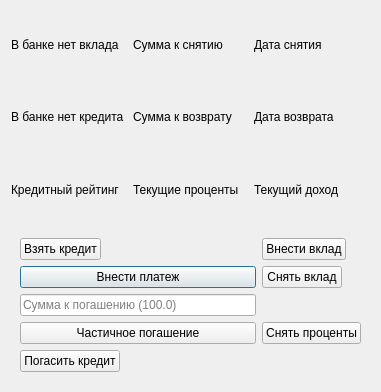
<?xml version="1.0" encoding="UTF-8"?>
<ui version="4.0">
 <class>Bamk</class>
 <widget class="QDialog" name="Bamk">
  <property name="geometry">
   <rect>
    <x>0</x>
    <y>0</y>
    <width>381</width>
    <height>392</height>
   </rect>
  </property>
  <property name="minimumSize">
   <size>
    <width>381</width>
    <height>392</height>
   </size>
  </property>
  <property name="font">
   <font>
    <family>Arial</family>
   </font>
  </property>
  <property name="windowTitle">
   <string>Банк</string>
  </property>
  <layout class="QGridLayout" name="gridLayout">
   <item row="2" column="0">
    <widget class="QLabel" name="deposit_status">
     <property name="text">
      <string>В банке нет вклада</string>
     </property>
     <property name="wordWrap">
      <bool>true</bool>
     </property>
    </widget>
   </item>
   <item row="5" column="0" colspan="3">
    <widget class="QWidget" name="widget" native="true">
     <layout class="QGridLayout" name="gridLayout_2">
      <item row="2" column="0">
       <widget class="QPushButton" name="make_a_loan_payment">
        <property name="text">
         <string>Внести платеж</string>
        </property>
       </widget>
      </item>
      <item row="6" column="0">
       <widget class="QPushButton" name="return_credit_btn">
        <property name="sizePolicy">
         <sizepolicy hsizetype="Fixed" vsizetype="Fixed">
          <horstretch>0</horstretch>
          <verstretch>0</verstretch>
         </sizepolicy>
        </property>
        <property name="text">
         <string>Погасить кредит</string>
        </property>
       </widget>
      </item>
      <item row="4" column="0">
       <widget class="QPushButton" name="partial_loan_repayment">
        <property name="text">
         <string>Частичное погашение</string>
        </property>
        <property name="flat">
         <bool>false</bool>
        </property>
       </widget>
      </item>
      <item row="1" column="1">
       <widget class="QPushButton" name="make_deposit_btn">
        <property name="sizePolicy">
         <sizepolicy hsizetype="Fixed" vsizetype="Fixed">
          <horstretch>0</horstretch>
          <verstretch>0</verstretch>
         </sizepolicy>
        </property>
        <property name="text">
         <string>Внести вклад</string>
        </property>
       </widget>
      </item>
      <item row="2" column="1">
       <widget class="QPushButton" name="return_deposit_btn">
        <property name="sizePolicy">
         <sizepolicy hsizetype="Fixed" vsizetype="Fixed">
          <horstretch>0</horstretch>
          <verstretch>0</verstretch>
         </sizepolicy>
        </property>
        <property name="text">
         <string>Снять вклад</string>
        </property>
       </widget>
      </item>
      <item row="4" column="1">
       <widget class="QPushButton" name="withdraw_interest_from_a_deposit">
        <property name="sizePolicy">
         <sizepolicy hsizetype="Fixed" vsizetype="Fixed">
          <horstretch>0</horstretch>
          <verstretch>0</verstretch>
         </sizepolicy>
        </property>
        <property name="text">
         <string>Снять проценты</string>
        </property>
       </widget>
      </item>
      <item row="1" column="0">
       <widget class="QPushButton" name="take_credit_btn">
        <property name="sizePolicy">
         <sizepolicy hsizetype="Fixed" vsizetype="Fixed">
          <horstretch>0</horstretch>
          <verstretch>0</verstretch>
         </sizepolicy>
        </property>
        <property name="text">
         <string>Взять кредит</string>
        </property>
       </widget>
      </item>
      <item row="3" column="0">
       <widget class="QLineEdit" name="loan_partial_repayment_amount">
        <property name="placeholderText">
         <string>Сумма к погашению (100.0)</string>
        </property>
       </widget>
      </item>
     </layout>
    </widget>
   </item>
   <item row="3" column="2">
    <widget class="QLabel" name="return_credit_date">
     <property name="text">
      <string>Дата возврата</string>
     </property>
    </widget>
   </item>
   <item row="2" column="2">
    <widget class="QLabel" name="return_deposit_date">
     <property name="text">
      <string>Дата снятия</string>
     </property>
    </widget>
   </item>
   <item row="3" column="1">
    <widget class="QLabel" name="credit_total_sum">
     <property name="text">
      <string>Сумма к возврату</string>
     </property>
     <property name="wordWrap">
      <bool>true</bool>
     </property>
    </widget>
   </item>
   <item row="3" column="0">
    <widget class="QLabel" name="credit_status">
     <property name="text">
      <string>В банке нет кредита</string>
     </property>
     <property name="wordWrap">
      <bool>true</bool>
     </property>
    </widget>
   </item>
   <item row="2" column="1">
    <widget class="QLabel" name="deposit_total_sum">
     <property name="text">
      <string>Сумма к снятию</string>
     </property>
     <property name="wordWrap">
      <bool>true</bool>
     </property>
    </widget>
   </item>
   <item row="4" column="1">
    <widget class="QLabel" name="label_2">
     <property name="text">
      <string>Текущие проценты</string>
     </property>
     <property name="wordWrap">
      <bool>true</bool>
     </property>
    </widget>
   </item>
   <item row="4" column="2">
    <widget class="QLabel" name="label">
     <property name="text">
      <string>Текущий доход</string>
     </property>
     <property name="wordWrap">
      <bool>true</bool>
     </property>
    </widget>
   </item>
   <item row="4" column="0">
    <widget class="QLabel" name="credit_score">
     <property name="text">
      <string>Кредитный рейтинг</string>
     </property>
    </widget>
   </item>
  </layout>
 </widget>
 <resources/>
 <connections/>
</ui>
